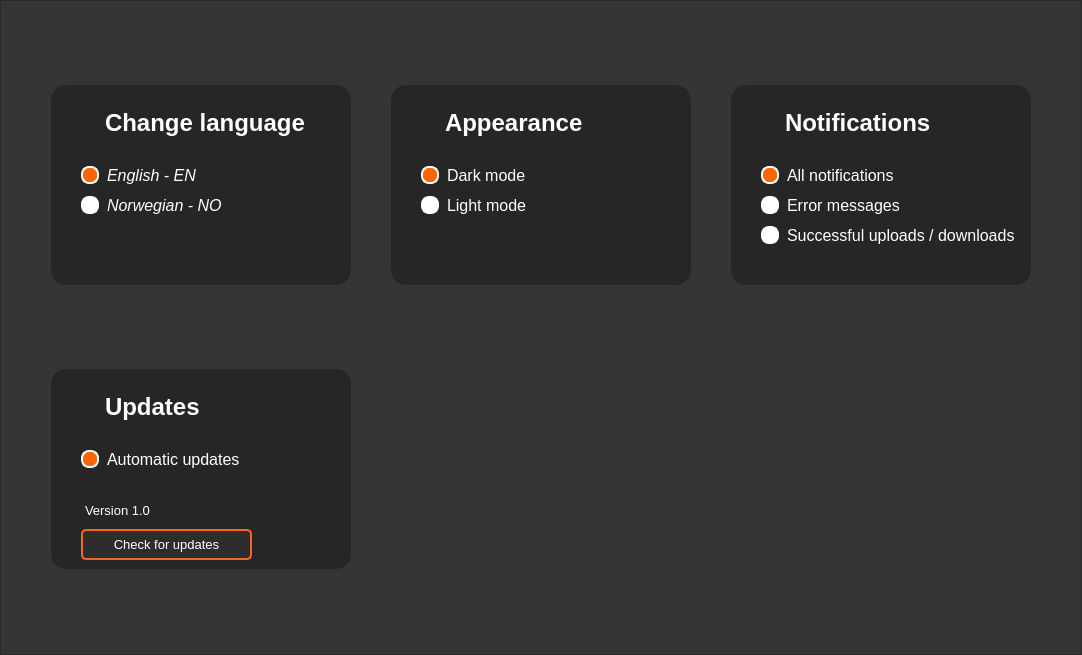
<?xml version="1.0" encoding="UTF-8"?>
<ui version="4.0">
 <class>MainWindow</class>
 <widget class="QMainWindow" name="MainWindow">
  <property name="geometry">
   <rect>
    <x>0</x>
    <y>0</y>
    <width>1082</width>
    <height>655</height>
   </rect>
  </property>
  <property name="windowTitle">
   <string>MainWindow</string>
  </property>
  <widget class="QWidget" name="centralwidget">
   <layout class="QVBoxLayout" name="verticalLayout">
    <property name="spacing">
     <number>0</number>
    </property>
    <property name="leftMargin">
     <number>0</number>
    </property>
    <property name="topMargin">
     <number>0</number>
    </property>
    <property name="rightMargin">
     <number>0</number>
    </property>
    <property name="bottomMargin">
     <number>0</number>
    </property>
    <item>
     <widget class="QFrame" name="frame">
      <property name="layoutDirection">
       <enum>Qt::LeftToRight</enum>
      </property>
      <property name="styleSheet">
       <string notr="true">background-color: rgb(52, 53, 52);</string>
      </property>
      <property name="frameShape">
       <enum>QFrame::StyledPanel</enum>
      </property>
      <property name="frameShadow">
       <enum>QFrame::Raised</enum>
      </property>
      <layout class="QGridLayout" name="gridLayout">
       <property name="leftMargin">
        <number>50</number>
       </property>
       <property name="topMargin">
        <number>60</number>
       </property>
       <property name="rightMargin">
        <number>50</number>
       </property>
       <property name="bottomMargin">
        <number>60</number>
       </property>
       <property name="horizontalSpacing">
        <number>40</number>
       </property>
       <property name="verticalSpacing">
        <number>60</number>
       </property>
       <item row="0" column="2">
        <widget class="QFrame" name="frameNotifications">
         <property name="sizePolicy">
          <sizepolicy hsizetype="Fixed" vsizetype="Fixed">
           <horstretch>0</horstretch>
           <verstretch>0</verstretch>
          </sizepolicy>
         </property>
         <property name="minimumSize">
          <size>
           <width>300</width>
           <height>200</height>
          </size>
         </property>
         <property name="maximumSize">
          <size>
           <width>300</width>
           <height>200</height>
          </size>
         </property>
         <property name="styleSheet">
          <string notr="true">QFrame {
	background-color: rgb(38, 38, 38);
    border-radius: 15px;
}
</string>
         </property>
         <property name="frameShape">
          <enum>QFrame::StyledPanel</enum>
         </property>
         <property name="frameShadow">
          <enum>QFrame::Raised</enum>
         </property>
         <widget class="QPlainTextEdit" name="plainTextNotifications">
          <property name="geometry">
           <rect>
            <x>50</x>
            <y>20</y>
            <width>161</width>
            <height>41</height>
           </rect>
          </property>
          <property name="font">
           <font>
            <family>Arial</family>
            <pointsize>18</pointsize>
            <weight>75</weight>
            <bold>true</bold>
           </font>
          </property>
          <property name="styleSheet">
           <string notr="true">color: rgb(255, 255, 255);</string>
          </property>
          <property name="verticalScrollBarPolicy">
           <enum>Qt::ScrollBarAlwaysOff</enum>
          </property>
          <property name="horizontalScrollBarPolicy">
           <enum>Qt::ScrollBarAlwaysOff</enum>
          </property>
          <property name="plainText">
           <string>Notifications</string>
          </property>
         </widget>
         <widget class="QLabel" name="labelBell">
          <property name="geometry">
           <rect>
            <x>26</x>
            <y>26</y>
            <width>24</width>
            <height>24</height>
           </rect>
          </property>
          <property name="styleSheet">
           <string notr="true">image: url(:/bell/assets/BellVector.svg);</string>
          </property>
          <property name="text">
           <string/>
          </property>
         </widget>
         <widget class="QRadioButton" name="radioButtonAllNotifications">
          <property name="geometry">
           <rect>
            <x>30</x>
            <y>80</y>
            <width>141</width>
            <height>21</height>
           </rect>
          </property>
          <property name="font">
           <font>
            <family>Arial</family>
            <pointsize>12</pointsize>
            <italic>false</italic>
           </font>
          </property>
          <property name="styleSheet">
           <string notr="true">QRadioButton::indicator {
    width: 14px;
    height: 14px;
    border-radius: 8px;
    border: 2px solid #FFFFFF;
    background-color: #FFFFFF;
}

/* Checked state */
QRadioButton::indicator:checked {
    background-color: #FF6600;
    border: 2px solid #FFFFFF; 
}

/* Hover */
QRadioButton::indicator:hover {
    background-color: #D3D3D3;
}

/* Hover for checked state */
QRadioButton::indicator:checked:hover {
    background-color: #FF6600;
}

/* Radio button text */
QRadioButton {
    spacing: 8px;
    color: #FFFFFF;
	background-color: #262626;
}
</string>
          </property>
          <property name="text">
           <string>All notifications</string>
          </property>
          <property name="iconSize">
           <size>
            <width>20</width>
            <height>20</height>
           </size>
          </property>
          <property name="checked">
           <bool>true</bool>
          </property>
         </widget>
         <widget class="QRadioButton" name="radioButtonErrorMessages">
          <property name="geometry">
           <rect>
            <x>30</x>
            <y>110</y>
            <width>151</width>
            <height>21</height>
           </rect>
          </property>
          <property name="font">
           <font>
            <family>Arial</family>
            <pointsize>12</pointsize>
            <italic>false</italic>
           </font>
          </property>
          <property name="styleSheet">
           <string notr="true">QRadioButton::indicator {
    width: 14px;
    height: 14px;
    border-radius: 8px;
    border: 2px solid #FFFFFF;
    background-color: #FFFFFF;
}

/* Checked state */
QRadioButton::indicator:checked {
    background-color: #FF6600;
    border: 2px solid #FFFFFF; 
}

/* Hover */
QRadioButton::indicator:hover {
    background-color: #D3D3D3;
}

/* Hover for checked state */
QRadioButton::indicator:checked:hover {
    background-color: #FF6600;
}

/* Radio button text */
QRadioButton {
    spacing: 8px;
    color: #FFFFFF;
	background-color: #262626;
}
</string>
          </property>
          <property name="text">
           <string>Error messages</string>
          </property>
          <property name="iconSize">
           <size>
            <width>20</width>
            <height>20</height>
           </size>
          </property>
          <property name="checked">
           <bool>false</bool>
          </property>
         </widget>
         <widget class="QRadioButton" name="radioButtonSucUplDwl">
          <property name="geometry">
           <rect>
            <x>30</x>
            <y>140</y>
            <width>261</width>
            <height>21</height>
           </rect>
          </property>
          <property name="font">
           <font>
            <family>Arial</family>
            <pointsize>12</pointsize>
            <italic>false</italic>
           </font>
          </property>
          <property name="styleSheet">
           <string notr="true">QRadioButton::indicator {
    width: 14px;
    height: 14px;
    border-radius: 8px;
    border: 2px solid #FFFFFF;
    background-color: #FFFFFF;
}

/* Checked state */
QRadioButton::indicator:checked {
    background-color: #FF6600;
    border: 2px solid #FFFFFF; 
}

/* Hover */
QRadioButton::indicator:hover {
    background-color: #D3D3D3;
}

/* Hover for checked state */
QRadioButton::indicator:checked:hover {
    background-color: #FF6600;
}

/* Radio button text */
QRadioButton {
    spacing: 8px;
    color: #FFFFFF;
	background-color: #262626;
}
</string>
          </property>
          <property name="text">
           <string>Successful uploads / downloads</string>
          </property>
          <property name="iconSize">
           <size>
            <width>20</width>
            <height>20</height>
           </size>
          </property>
          <property name="checked">
           <bool>false</bool>
          </property>
         </widget>
        </widget>
       </item>
       <item row="0" column="0">
        <widget class="QFrame" name="frameChangeLanguage">
         <property name="sizePolicy">
          <sizepolicy hsizetype="Fixed" vsizetype="Fixed">
           <horstretch>0</horstretch>
           <verstretch>0</verstretch>
          </sizepolicy>
         </property>
         <property name="minimumSize">
          <size>
           <width>300</width>
           <height>200</height>
          </size>
         </property>
         <property name="maximumSize">
          <size>
           <width>300</width>
           <height>200</height>
          </size>
         </property>
         <property name="layoutDirection">
          <enum>Qt::LeftToRight</enum>
         </property>
         <property name="styleSheet">
          <string notr="true">QFrame {
	background-color: rgb(38, 38, 38);
    border-radius: 15px;
}
</string>
         </property>
         <property name="frameShape">
          <enum>QFrame::StyledPanel</enum>
         </property>
         <property name="frameShadow">
          <enum>QFrame::Raised</enum>
         </property>
         <widget class="QPlainTextEdit" name="plainTextChangeLanguage">
          <property name="geometry">
           <rect>
            <x>50</x>
            <y>20</y>
            <width>211</width>
            <height>41</height>
           </rect>
          </property>
          <property name="font">
           <font>
            <family>Arial</family>
            <pointsize>18</pointsize>
            <weight>75</weight>
            <bold>true</bold>
           </font>
          </property>
          <property name="styleSheet">
           <string notr="true">color: rgb(255, 255, 255);</string>
          </property>
          <property name="verticalScrollBarPolicy">
           <enum>Qt::ScrollBarAlwaysOff</enum>
          </property>
          <property name="horizontalScrollBarPolicy">
           <enum>Qt::ScrollBarAlwaysOff</enum>
          </property>
          <property name="plainText">
           <string>Change language</string>
          </property>
         </widget>
         <widget class="QLabel" name="labelGlobe">
          <property name="geometry">
           <rect>
            <x>26</x>
            <y>26</y>
            <width>24</width>
            <height>24</height>
           </rect>
          </property>
          <property name="styleSheet">
           <string notr="true">image: url(:/globe/assets/VectorGlobe.png);</string>
          </property>
          <property name="text">
           <string/>
          </property>
         </widget>
         <widget class="QRadioButton" name="radioButtonEnglish">
          <property name="geometry">
           <rect>
            <x>30</x>
            <y>80</y>
            <width>121</width>
            <height>21</height>
           </rect>
          </property>
          <property name="font">
           <font>
            <family>Arial</family>
            <pointsize>12</pointsize>
            <italic>true</italic>
           </font>
          </property>
          <property name="styleSheet">
           <string notr="true">QRadioButton::indicator {
    width: 14px;
    height: 14px;
    border-radius: 8px;
    border: 2px solid #FFFFFF;
    background-color: #FFFFFF;
}

/* Checked state */
QRadioButton::indicator:checked {
    background-color: #FF6600;
    border: 2px solid #FFFFFF; 
}

/* Hover */
QRadioButton::indicator:hover {
    background-color: #D3D3D3;
}

/* Hover for checked state */
QRadioButton::indicator:checked:hover {
    background-color: #FF6600;
}

/* Radio button text */
QRadioButton {
    spacing: 8px;
    color: #FFFFFF;
	background-color: #262626;
}
</string>
          </property>
          <property name="text">
           <string>English - EN</string>
          </property>
          <property name="iconSize">
           <size>
            <width>20</width>
            <height>20</height>
           </size>
          </property>
          <property name="checked">
           <bool>true</bool>
          </property>
         </widget>
         <widget class="QRadioButton" name="radioButtonNorwegian">
          <property name="geometry">
           <rect>
            <x>30</x>
            <y>110</y>
            <width>141</width>
            <height>21</height>
           </rect>
          </property>
          <property name="font">
           <font>
            <family>Arial</family>
            <pointsize>12</pointsize>
            <italic>true</italic>
           </font>
          </property>
          <property name="styleSheet">
           <string notr="true">QRadioButton::indicator {
    width: 14px;
    height: 14px;
    border-radius: 8px;
    border: 2px solid #FFFFFF;
    background-color: #FFFFFF;
}

/* Checked state */
QRadioButton::indicator:checked {
    background-color: #FF6600;
    border: 2px solid #FFFFFF; 
}

/* Hover */
QRadioButton::indicator:hover {
    background-color: #D3D3D3;
}

/* Hover for checked state */
QRadioButton::indicator:checked:hover {
    background-color: #FF6600;
}

/* Radio button text */
QRadioButton {
    spacing: 8px;
    color: #FFFFFF;
	background-color: #262626;
}
</string>
          </property>
          <property name="text">
           <string>Norwegian - NO</string>
          </property>
          <property name="iconSize">
           <size>
            <width>20</width>
            <height>20</height>
           </size>
          </property>
          <property name="checked">
           <bool>false</bool>
          </property>
         </widget>
        </widget>
       </item>
       <item row="1" column="0">
        <widget class="QFrame" name="frameUpdates">
         <property name="sizePolicy">
          <sizepolicy hsizetype="Fixed" vsizetype="Fixed">
           <horstretch>0</horstretch>
           <verstretch>0</verstretch>
          </sizepolicy>
         </property>
         <property name="minimumSize">
          <size>
           <width>300</width>
           <height>200</height>
          </size>
         </property>
         <property name="maximumSize">
          <size>
           <width>300</width>
           <height>200</height>
          </size>
         </property>
         <property name="styleSheet">
          <string notr="true">QFrame {
	background-color: rgb(38, 38, 38);
    border-radius: 15px;
}
</string>
         </property>
         <property name="frameShape">
          <enum>QFrame::StyledPanel</enum>
         </property>
         <property name="frameShadow">
          <enum>QFrame::Sunken</enum>
         </property>
         <property name="lineWidth">
          <number>1</number>
         </property>
         <widget class="QPlainTextEdit" name="plainTextUpdates">
          <property name="geometry">
           <rect>
            <x>50</x>
            <y>20</y>
            <width>111</width>
            <height>41</height>
           </rect>
          </property>
          <property name="font">
           <font>
            <family>Arial</family>
            <pointsize>18</pointsize>
            <weight>75</weight>
            <bold>true</bold>
           </font>
          </property>
          <property name="styleSheet">
           <string notr="true">color: rgb(255, 255, 255);</string>
          </property>
          <property name="verticalScrollBarPolicy">
           <enum>Qt::ScrollBarAlwaysOff</enum>
          </property>
          <property name="horizontalScrollBarPolicy">
           <enum>Qt::ScrollBarAlwaysOff</enum>
          </property>
          <property name="plainText">
           <string>Updates</string>
          </property>
         </widget>
         <widget class="QLabel" name="labelUpdate">
          <property name="geometry">
           <rect>
            <x>26</x>
            <y>26</y>
            <width>24</width>
            <height>24</height>
           </rect>
          </property>
          <property name="styleSheet">
           <string notr="true">image: url(:/update/assets/UpdateVector.svg);</string>
          </property>
          <property name="text">
           <string/>
          </property>
         </widget>
         <widget class="QRadioButton" name="radioButtonAutoUpdate">
          <property name="geometry">
           <rect>
            <x>30</x>
            <y>80</y>
            <width>161</width>
            <height>21</height>
           </rect>
          </property>
          <property name="font">
           <font>
            <family>Arial</family>
            <pointsize>12</pointsize>
            <italic>false</italic>
           </font>
          </property>
          <property name="styleSheet">
           <string notr="true">QRadioButton::indicator {
    width: 14px;
    height: 14px;
    border-radius: 8px;
    border: 2px solid #FFFFFF;
    background-color: #FFFFFF;
}

/* Checked state */
QRadioButton::indicator:checked {
    background-color: #FF6600;
    border: 2px solid #FFFFFF; 
}

/* Hover */
QRadioButton::indicator:hover {
    background-color: #D3D3D3;
}

/* Hover for checked state */
QRadioButton::indicator:checked:hover {
    background-color: #FF6600;
}

/* Radio button text */
QRadioButton {
    spacing: 8px;
    color: #FFFFFF;
	background-color: #262626;
}
</string>
          </property>
          <property name="text">
           <string>Automatic updates</string>
          </property>
          <property name="iconSize">
           <size>
            <width>20</width>
            <height>20</height>
           </size>
          </property>
          <property name="checked">
           <bool>true</bool>
          </property>
         </widget>
         <widget class="QPlainTextEdit" name="plainTextVersion">
          <property name="geometry">
           <rect>
            <x>30</x>
            <y>130</y>
            <width>81</width>
            <height>21</height>
           </rect>
          </property>
          <property name="font">
           <font>
            <family>Arial</family>
            <pointsize>10</pointsize>
           </font>
          </property>
          <property name="styleSheet">
           <string notr="true">color: rgb(255, 255, 255);</string>
          </property>
          <property name="verticalScrollBarPolicy">
           <enum>Qt::ScrollBarAlwaysOff</enum>
          </property>
          <property name="horizontalScrollBarPolicy">
           <enum>Qt::ScrollBarAlwaysOff</enum>
          </property>
          <property name="plainText">
           <string>Version 1.0</string>
          </property>
         </widget>
         <widget class="QPushButton" name="pushButtonCheckUpdates">
          <property name="geometry">
           <rect>
            <x>30</x>
            <y>160</y>
            <width>171</width>
            <height>31</height>
           </rect>
          </property>
          <property name="font">
           <font>
            <family>Arial</family>
            <pointsize>10</pointsize>
           </font>
          </property>
          <property name="styleSheet">
           <string notr="true">QPushButton {
    color: #FFFFFF;
    background-color: #2D2D2D;
    border: 2px solid #F2662A; 
    border-radius: 5px; 
    padding: 5px 10px; 
}

QPushButton:hover {
    background-color: #3E3E3E;
}

QPushButton:pressed {
    background-color: #1A1A1A;
}

QPushButton:focus {
    outline: none;
}
</string>
          </property>
          <property name="text">
           <string>Check for updates</string>
          </property>
         </widget>
        </widget>
       </item>
       <item row="0" column="1">
        <widget class="QFrame" name="frameAppearance">
         <property name="sizePolicy">
          <sizepolicy hsizetype="Fixed" vsizetype="Fixed">
           <horstretch>0</horstretch>
           <verstretch>0</verstretch>
          </sizepolicy>
         </property>
         <property name="minimumSize">
          <size>
           <width>300</width>
           <height>200</height>
          </size>
         </property>
         <property name="maximumSize">
          <size>
           <width>300</width>
           <height>200</height>
          </size>
         </property>
         <property name="styleSheet">
          <string notr="true">QFrame {
	background-color: rgb(38, 38, 38);
    border-radius: 15px;
}
</string>
         </property>
         <property name="frameShape">
          <enum>QFrame::StyledPanel</enum>
         </property>
         <property name="frameShadow">
          <enum>QFrame::Raised</enum>
         </property>
         <widget class="QPlainTextEdit" name="plainTextAppearance">
          <property name="geometry">
           <rect>
            <x>50</x>
            <y>20</y>
            <width>181</width>
            <height>41</height>
           </rect>
          </property>
          <property name="font">
           <font>
            <family>Arial</family>
            <pointsize>18</pointsize>
            <weight>75</weight>
            <bold>true</bold>
           </font>
          </property>
          <property name="styleSheet">
           <string notr="true">color: rgb(255, 255, 255);</string>
          </property>
          <property name="verticalScrollBarPolicy">
           <enum>Qt::ScrollBarAlwaysOff</enum>
          </property>
          <property name="horizontalScrollBarPolicy">
           <enum>Qt::ScrollBarAlwaysOff</enum>
          </property>
          <property name="plainText">
           <string>Appearance</string>
          </property>
         </widget>
         <widget class="QLabel" name="labelSun">
          <property name="geometry">
           <rect>
            <x>26</x>
            <y>26</y>
            <width>24</width>
            <height>24</height>
           </rect>
          </property>
          <property name="styleSheet">
           <string notr="true">image: url(:/sun/assets/SunVector.svg);</string>
          </property>
          <property name="text">
           <string/>
          </property>
         </widget>
         <widget class="QRadioButton" name="radioButtonDarkMode">
          <property name="geometry">
           <rect>
            <x>30</x>
            <y>80</y>
            <width>121</width>
            <height>21</height>
           </rect>
          </property>
          <property name="font">
           <font>
            <family>Arial</family>
            <pointsize>12</pointsize>
            <italic>false</italic>
           </font>
          </property>
          <property name="styleSheet">
           <string notr="true">QRadioButton::indicator {
    width: 14px;
    height: 14px;
    border-radius: 8px;
    border: 2px solid #FFFFFF;
    background-color: #FFFFFF;
}

/* Checked state */
QRadioButton::indicator:checked {
    background-color: #FF6600;
    border: 2px solid #FFFFFF; 
}

/* Hover */
QRadioButton::indicator:hover {
    background-color: #D3D3D3;
}

/* Hover for checked state */
QRadioButton::indicator:checked:hover {
    background-color: #FF6600;
}

/* Radio button text */
QRadioButton {
    spacing: 8px;
    color: #FFFFFF;
	background-color: #262626;
}
</string>
          </property>
          <property name="text">
           <string>Dark mode</string>
          </property>
          <property name="iconSize">
           <size>
            <width>20</width>
            <height>20</height>
           </size>
          </property>
          <property name="checked">
           <bool>true</bool>
          </property>
         </widget>
         <widget class="QRadioButton" name="radioButtonLightMode">
          <property name="geometry">
           <rect>
            <x>30</x>
            <y>110</y>
            <width>121</width>
            <height>21</height>
           </rect>
          </property>
          <property name="font">
           <font>
            <family>Arial</family>
            <pointsize>12</pointsize>
            <italic>false</italic>
           </font>
          </property>
          <property name="styleSheet">
           <string notr="true">QRadioButton::indicator {
    width: 14px;
    height: 14px;
    border-radius: 8px;
    border: 2px solid #FFFFFF;
    background-color: #FFFFFF;
}

/* Checked state */
QRadioButton::indicator:checked {
    background-color: #FF6600;
    border: 2px solid #FFFFFF; 
}

/* Hover */
QRadioButton::indicator:hover {
    background-color: #D3D3D3;
}

/* Hover for checked state */
QRadioButton::indicator:checked:hover {
    background-color: #FF6600;
}

/* Radio button text */
QRadioButton {
    spacing: 8px;
    color: #FFFFFF;
	background-color: #262626;
}
</string>
          </property>
          <property name="text">
           <string>Light mode</string>
          </property>
          <property name="iconSize">
           <size>
            <width>20</width>
            <height>20</height>
           </size>
          </property>
          <property name="checked">
           <bool>false</bool>
          </property>
         </widget>
        </widget>
       </item>
      </layout>
     </widget>
    </item>
   </layout>
  </widget>
  <action name="actionLogo">
   <property name="enabled">
    <bool>true</bool>
   </property>
   <property name="icon">
    <iconset>
     <normaloff>../Light mode/assets/Mnemonic logo.png</normaloff>../Light mode/assets/Mnemonic logo.png</iconset>
   </property>
   <property name="text">
    <string>Logo</string>
   </property>
  </action>
  <action name="analyzedDataActionButton">
   <property name="text">
    <string>Analyzed Data</string>
   </property>
   <property name="font">
    <font>
     <family>Arial</family>
     <pointsize>20</pointsize>
     <weight>75</weight>
     <italic>false</italic>
     <bold>true</bold>
    </font>
   </property>
  </action>
  <action name="actionPlugins">
   <property name="text">
    <string>Plugins</string>
   </property>
   <property name="font">
    <font>
     <family>Arial</family>
     <pointsize>20</pointsize>
     <weight>75</weight>
     <bold>true</bold>
    </font>
   </property>
  </action>
  <action name="actionSettings">
   <property name="icon">
    <iconset>
     <normaloff>../Light mode/assets/Settings.png</normaloff>../Light mode/assets/Settings.png</iconset>
   </property>
   <property name="text">
    <string>Settings</string>
   </property>
  </action>
 </widget>
 <resources>
  <include location="../ChangeLanguage.qrc"/>
  <include location="../Updates.qrc"/>
  <include location="../Notifications.qrc"/>
  <include location="../Appearance.qrc"/>
 </resources>
 <connections/>
</ui>
